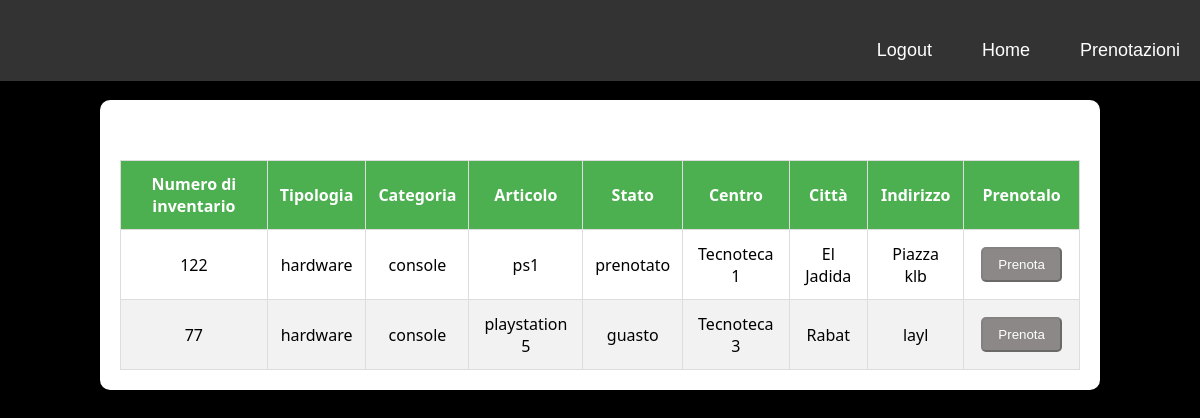
Screenshot of /cliente/cliente.php?idCategoria=1 (signed in) with the database file from the repository.
### tables this page shows
CREATE TABLE `articoli` (
  `id_articolo` int(16) NOT NULL,
  `numero_inventario` varchar(32) NOT NULL,
  `articolo` varchar(64) NOT NULL,
  `stato` set('disponibile','guasto','prenotato','in prestito') NOT NULL,
  `fk_id_categoria` int(16) DEFAULT NULL,
  `fk_id_centro` int(16) DEFAULT NULL
);

CREATE TABLE `categorie` (
  `id_categoria` int(16) NOT NULL,
  `categoria` varchar(32) NOT NULL,
  `tipologia` varchar(32) NOT NULL
);

CREATE TABLE `centri` (
  `id_centro` int(16) NOT NULL,
  `nome` varchar(32) NOT NULL,
  `citta` varchar(32) NOT NULL,
  `indirizzo` varchar(64) NOT NULL
);

### cliente/cliente.php (the view, shortened to what this page needs)
<?php
$id = $_SESSION['id_utente'];
?>
<!DOCTYPE html>
<html>
<head>
    <link rel="stylesheet" href="../css/style.css" type="text/css">
</head>
<body>
<div class="navbar">
    <div class="top-right-container">
        <input type="button" name="logout" value="Logout" onclick="location.href='../logout.php'">
        <input type="button" name="login" value="Home" onclick="location.href='visualizzaCliente.php'">
        <input type="button" name="bookings" value="Prenotazioni" onclick="window.location.href='visualizzaPrenotazioni.php?id=<?php echo $id?>'">
    </div>
</div>
<div style="margin-top:80px;">
    <div class="container">
        <div class="table-wrapper">
            <table class="fl-table">
                <thead>
                <tr>
                    <th>Numero di inventario</th>
                    <th>Tipologia</th>
                    <th>Categoria</th>
                    <th>Articolo</th>
                    <th>Stato</th>
                    <th>Centro</th>
                    <th>Città</th>
                    <th>Indirizzo</th>
                    <th>Prenotalo</th>
                </tr>
                </thead>
                <tbody>
                <?php
                    if(isset($_GET['idCategoria']))
                    {
                        $idCategoria = $_GET['idCategoria'];
                    }
                    if(isset($idCentro))
                    {
                        $selectSql = "SELECT id_articolo, numero_inventario, tipologia, categoria, articolo, stato, nome, citta, indirizzo
                                FROM articoli a JOIN centri c
                                ON a.fk_id_centro = c.id_centro
                                JOIN categorie cat
                                ON a.fk_id_categoria = cat.id_categoria
                                WHERE fk_id_centro = $idCentro
                                ORDER BY tipologia ASC";
                    }
                    else if(isset($idCategoria))
                    {
                        $selectSql = "SELECT id_articolo, numero_inventario, tipologia, categoria, articolo, stato, nome, citta, indirizzo
                                    FROM articoli a JOIN centri c
                                    ON a.fk_id_centro = c.id_centro
                                    JOIN categorie cat
                                    ON a.fk_id_categoria = cat.id_categoria
                                    WHERE fk_id_categoria = $idCategoria";
                    }
                    require_once '../db.php';
                    $result = $conn->query($selectSql);
                    while($row = $result->fetch_array(MYSQLI_ASSOC))
                    {
                        $n_inventario = $row['numero_inventario'];
                        $tipologia = $row['tipologia'];
                        $categoria = $row['categoria'];
                        $articolo = $row['articolo'];
                        $stato = $row['stato'];
                        $nome = $row['nome'];
                        $citta = $row['citta'];
                        $indirizzo = $row['indirizzo'];
                        $isAvailable = ($stato == "disponibile") ? 1 : 0;
                        echo
                            '<tr>
                                <td class="colonnaNumero">'.$n_inventario.'</td>
                                <td class="colonnaTipo">'.$tipologia.'</td>
                                <td class="colonnaCategoria">'.$categoria.'</td>
                                <td class="colonnaArticolo">'.$articolo.'</td>
                                <td class="colonnaStato">'.$stato.'</td>
                                <td class="colonnaNome">'.$nome.'</td>
                                <td class="colonnaCitta">'.$citta.'</td>
                                <td class="colonnaIndirizzo">'.$indirizzo.'</td>
                                <td class="colonnaTasti">
                                    <button class="btn" type="button" onclick="location.href=\'prenota.php?id='.$row["id_articolo"].'\'" '. ($isAvailable == 1 ? "" : "disabled") . '>Prenota</button>
                                </td>
                            </tr>';
                    }
                ?>
                </tbody>
            </table>
        </div>
    </div>
</div>
</body>
</html>

### css/style.css (style rules this page uses)
body { margin: 0; padding: 0; font-family: 'Segoe UI', Tahoma, Geneva, Verdana, sans-serif; background-color: #f9f9f9; }
.container { display: flex; flex-direction: column; align-items: center; justify-content: flex-start; padding-top: 20px; }
.top-right-container { display: flex; flex-direction: row; justify-content: flex-end; width: 50%; }
.table-wrapper { margin-top: 40px; }
.fl-table { width: 100%; border-collapse: collapse; border-spacing: 0; }
.fl-table th, .fl-table td { padding: 12px; text-align: center; border: 1px solid #ddd; }
.fl-table th { background-color: #4caf50; color: #fff; text-align: center; }
.fl-table tr:nth-child(even) { background-color: #f2f2f2; }
.fl-table th, .fl-table td { font-size: 16px; }
button.btn { padding: 8px 15px; margin: 5px; text-decoration: none; background-color: #f8c006; color: #fff; border-radius: 5px; transition: background-color 0.3s; }
button.btn:disabled { background-color: #8b8887; }
input[type="button"][name="logout"], input[type="button"][name="login"], input[type="button"][name="add"], input[type="button"][name="bookings"], input[type="button"][name="loans"] { margin-top: 20px; padding: 15px 30px; cursor: pointer; border: none; border-radius: 5px; background: #f44336; color: #ffffff; font-size: 18px; transition: all 0.3s ease; transform: translate(0, 0); }
input[type="button"][name="login"], input[type="button"][name="bookings"], input[type="button"][name="loans"] { background: #00ff80; }

### cliente/cliente.php (style rules this page uses)
body { background-color: black; margin-top: 80px; }
.container { margin: 20px auto; width: 80%; background-color: #fff; padding: 20px; border-radius: 10px; box-shadow: 0 0 10px rgba(0, 0, 0, 0.1); }
input[type="button"][name="logout"], input[type="button"][name="login"], input[type="button"][name="bookings"], input[type="button"][name="loans"] { background: #333; color: #fff; padding: 10px 20px; border-radius: 5px; border: none; cursor: pointer; transition: background-color 0.3s; margin-left: 10px; }
.navbar { overflow: hidden; background-color: #333; position: fixed; top: 0; width: 100%; z-index: 1000; display: flex; justify-content: flex-end; padding: 10px; }
.navbar input[type="button"] { margin-left: 10px; }
.navbar input[type="button"]:first-child { margin-left: 0; }
.navbar input[type="button"]:last-child { margin-right: 10px; }

### rows the page displays
articoli: numero_inventario "122", fk_id_categoria.tipologia "hardware", fk_id_categoria.categoria "console", articolo "ps1", stato "prenotato", fk_id_centro.nome "Tecnoteca 1", fk_id_centro.citta "El Jadida", fk_id_centro.indirizzo "Piazza klb"
articoli: numero_inventario "77", fk_id_categoria.tipologia "hardware", fk_id_categoria.categoria "console", articolo "playstation 5", stato "guasto", fk_id_centro.nome "Tecnoteca 3", fk_id_centro.citta "Rabat", fk_id_centro.indirizzo "layl"
